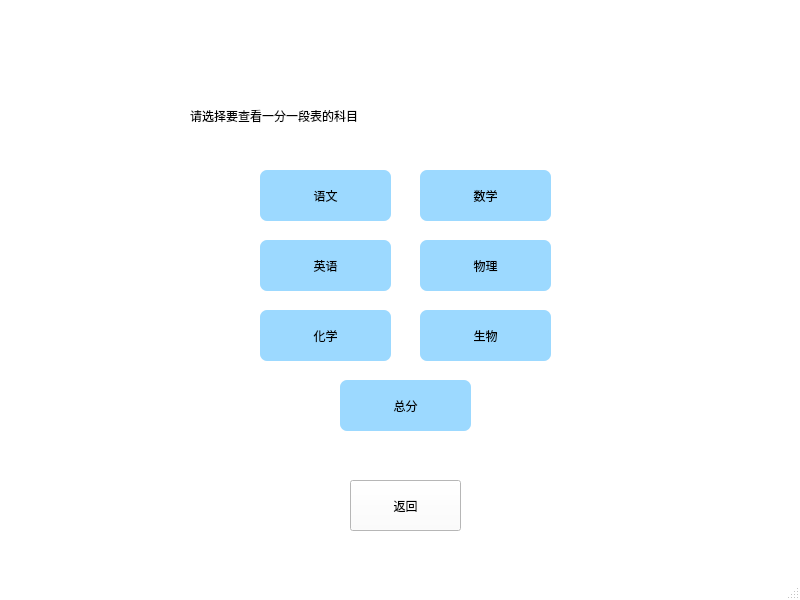
<?xml version="1.0" encoding="UTF-8"?>
<ui version="4.0">
 <class>totalscore</class>
 <widget class="QMainWindow" name="totalscore">
  <property name="geometry">
   <rect>
    <x>0</x>
    <y>0</y>
    <width>800</width>
    <height>600</height>
   </rect>
  </property>
  <property name="windowTitle">
   <string>MainWindow</string>
  </property>
  <property name="styleSheet">
   <string notr="true">QMainWindow#totalscore
{
	border-image: url(:/pic.png);
	background-color: rgb(255, 255, 255);
	
}
</string>
  </property>
  <widget class="QWidget" name="centralwidget">
   <widget class="QPushButton" name="Math">
    <property name="geometry">
     <rect>
      <x>420</x>
      <y>170</y>
      <width>131</width>
      <height>51</height>
     </rect>
    </property>
    <property name="styleSheet">
     <string notr="true">
QMainWindow#totalscore QPushButton#Math
{
	
	background-color: rgb(156, 217, 255);
  color: rgb(0,0,0);

border:0px groove gray;border-radius:
7px;padding:2px 4px;
font: 18pt &quot;Candara&quot;;

}

QMainWindow#totalscore QPushButton#Math:hover
{
	background-color: rgb(130,190, 240);
}</string>
    </property>
    <property name="text">
     <string>数学</string>
    </property>
   </widget>
   <widget class="QPushButton" name="Physics">
    <property name="geometry">
     <rect>
      <x>420</x>
      <y>240</y>
      <width>131</width>
      <height>51</height>
     </rect>
    </property>
    <property name="styleSheet">
     <string notr="true">QMainWindow#totalscore QPushButton#Physics
{
	
	background-color: rgb(156, 217, 255);
  color: rgb(0,0,0);

border:0px groove gray;border-radius:
7px;padding:2px 4px;
font: 18pt &quot;Candara&quot;;

}

QMainWindow#totalscore QPushButton#Physics:hover
{
	background-color: rgb(130,190, 240);
}</string>
    </property>
    <property name="text">
     <string>物理</string>
    </property>
   </widget>
   <widget class="QLabel" name="label">
    <property name="geometry">
     <rect>
      <x>190</x>
      <y>90</y>
      <width>451</width>
      <height>51</height>
     </rect>
    </property>
    <property name="styleSheet">
     <string notr="true">font: 24pt &quot;宋体&quot;;
color: rgb(0, 0, 0);
</string>
    </property>
    <property name="text">
     <string>请选择要查看一分一段表的科目</string>
    </property>
   </widget>
   <widget class="QPushButton" name="English">
    <property name="geometry">
     <rect>
      <x>260</x>
      <y>240</y>
      <width>131</width>
      <height>51</height>
     </rect>
    </property>
    <property name="styleSheet">
     <string notr="true">
QMainWindow#totalscore QPushButton#English
{
	
	background-color: rgb(156, 217, 255);
  color: rgb(0,0,0);

border:0px groove gray;border-radius:
7px;padding:2px 4px;
font: 18pt &quot;Candara&quot;;

}

QMainWindow#totalscore QPushButton#English:hover
{
	background-color: rgb(130,190, 240);
}</string>
    </property>
    <property name="text">
     <string>英语</string>
    </property>
   </widget>
   <widget class="QPushButton" name="Chinese">
    <property name="geometry">
     <rect>
      <x>260</x>
      <y>170</y>
      <width>131</width>
      <height>51</height>
     </rect>
    </property>
    <property name="styleSheet">
     <string notr="true">QMainWindow#totalscore QPushButton#Chinese
{
	
	background-color: rgb(156, 217, 255);
  color: rgb(0,0,0);

border:0px groove gray;border-radius:
7px;padding:2px 4px;
font: 18pt &quot;Candara&quot;;

}

QMainWindow#totalscore QPushButton#Chinese:hover
{
	background-color: rgb(130,190, 240);
}</string>
    </property>
    <property name="text">
     <string>语文</string>
    </property>
   </widget>
   <widget class="QPushButton" name="Biology">
    <property name="geometry">
     <rect>
      <x>420</x>
      <y>310</y>
      <width>131</width>
      <height>51</height>
     </rect>
    </property>
    <property name="styleSheet">
     <string notr="true">QMainWindow#totalscore QPushButton#Biology
{
	
	background-color: rgb(156, 217, 255);
  color: rgb(0,0,0);

border:0px groove gray;border-radius:
7px;padding:2px 4px;
font: 18pt &quot;Candara&quot;;

}

QMainWindow#totalscore QPushButton#Biology:hover
{
	background-color: rgb(130,190, 240);
}</string>
    </property>
    <property name="text">
     <string>生物</string>
    </property>
   </widget>
   <widget class="QPushButton" name="SUM">
    <property name="geometry">
     <rect>
      <x>340</x>
      <y>380</y>
      <width>131</width>
      <height>51</height>
     </rect>
    </property>
    <property name="styleSheet">
     <string notr="true">QMainWindow#totalscore QPushButton#SUM
{
	
	background-color: rgb(156, 217, 255);
  color: rgb(0,0,0);

border:0px groove gray;border-radius:
7px;padding:2px 4px;
font: 18pt &quot;Candara&quot;;

}

QMainWindow#totalscore QPushButton#SUM:hover
{
	background-color: rgb(130,190, 240);
}</string>
    </property>
    <property name="text">
     <string>总分</string>
    </property>
   </widget>
   <widget class="QPushButton" name="btn_check_all_return">
    <property name="geometry">
     <rect>
      <x>350</x>
      <y>480</y>
      <width>111</width>
      <height>51</height>
     </rect>
    </property>
    <property name="styleSheet">
     <string notr="true">
QMainWindow#totalscore QPushButton#btn_check_all_return
{
   font: 18pt &quot;宋体&quot;;
	
	background-color: rgb(255, 255, 255);
color: rgb(0,0,0);
}

QMainWindow#totalscore QPushButton#btn_check_all_return:hover
{
	
	background-color: rgb(195, 195, 195);
}</string>
    </property>
    <property name="text">
     <string>返回</string>
    </property>
   </widget>
   <widget class="QPushButton" name="Chemestry">
    <property name="geometry">
     <rect>
      <x>260</x>
      <y>310</y>
      <width>131</width>
      <height>51</height>
     </rect>
    </property>
    <property name="styleSheet">
     <string notr="true">QMainWindow#totalscore QPushButton#Chemestry
{
	
	background-color: rgb(156, 217, 255);
  color: rgb(0,0,0);

border:0px groove gray;border-radius:
7px;padding:2px 4px;
font: 18pt &quot;Candara&quot;;

}

QMainWindow#totalscore QPushButton#Chemestry:hover
{
	background-color: rgb(130,190, 240);
}</string>
    </property>
    <property name="text">
     <string>化学</string>
    </property>
   </widget>
  </widget>
  <widget class="QMenuBar" name="menubar">
   <property name="geometry">
    <rect>
     <x>0</x>
     <y>0</y>
     <width>800</width>
     <height>21</height>
    </rect>
   </property>
  </widget>
  <widget class="QStatusBar" name="statusbar"/>
 </widget>
 <resources/>
 <connections/>
</ui>
